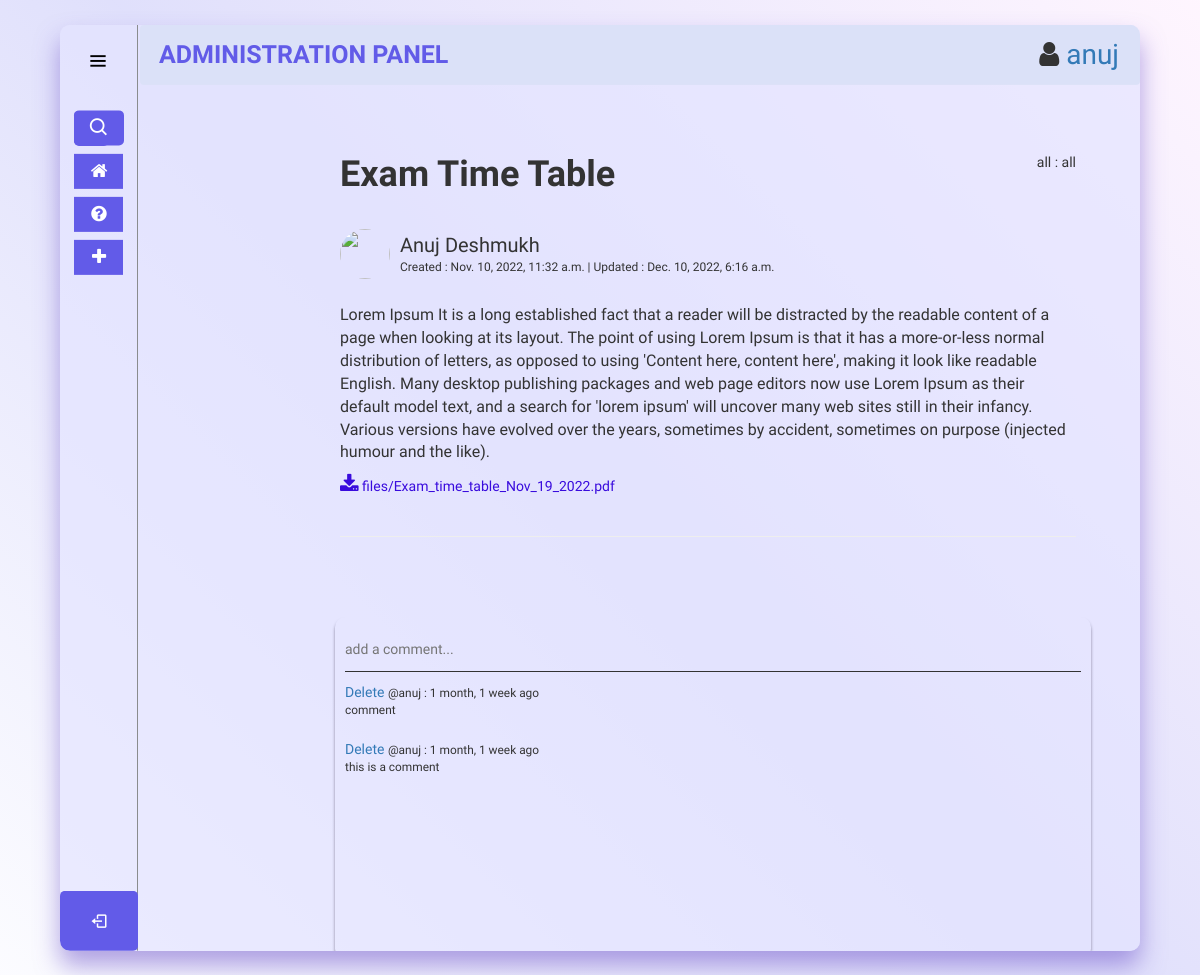
The app's page /post/17/ (signed in) with its own data.
### home/models.py (models this page shows, shortened)
class Post(models.Model):
    author = models.ForeignKey(User, on_delete=models.CASCADE, null=True)
    title = models.CharField(max_length=200)
    description = models.TextField(null=True, blank=True)
    created = models.DateTimeField(auto_now_add=True)
    branch = models.CharField(max_length=6, choices=BRANCH, default='all')
    year = models.CharField(max_length=6, choices=YEAR, default='all')
    updated = models.DateTimeField(auto_now=True)
    file = models.FileField(null=True, blank=True, upload_to='files/')
    class Meta:
        ordering = ['-updated', '-created']

class Comments(models.Model):
    author = models.ForeignKey(User, on_delete=models.CASCADE, null=True)
    post = models.ForeignKey(Post, on_delete=models.CASCADE)
    body = models.TextField()
    created = models.DateTimeField(auto_now_add=True)
    updated = models.DateTimeField(auto_now=True)
    class Meta:
        ordering = ['-updated', '-created']

### home/views.py (the view, shortened to what this page needs)
# urls.py: path('post/<str:pid>/', views.post, name='post'),
@login_required(login_url='login')
def post(request, pid):
    post = Post.objects.get(id=pid)
    comments = post.comments_set.all()
    context = {'post' : post, 'comments' : comments}
    return render(request, 'home/post.html', context)

### home/templates/home/post.html (shortened to what this page needs)
{% extends 'index.html' %}
{% load static %}
{% block content %}
<head>
    <link rel="stylesheet" href="{% static 'styles/post.css' %}">
</head>
<div class="outer_post">
    <div class="in_post">
        <div class="in_post-title">
            <h2 style="font-size:36px; display: inline;  font-weight: bold;">{{ post.title }}</h2>
            <h2 style="display: inline-flex; font-size: 14px;">{{ post.year }} : {{ post.branch }}</h2>
        </div>
        <div class="logo">
            <img src="https://cdn.icon-icons.com/icons2/1378/PNG/512/avatardefault_92824.png" alt="">
            <div class="inside">
                <h2 style="font-size: 20px;">{{ post.author.first_name }} {{ post.author.last_name }}</h2>
                <div class="time">
                    <h1 style="font-size: 12px;">Created : {{ post.created }} | Updated : {{ post.updated }}</h1>
                </div>
            </div>
        </div>
        <div class="in_post-desc">
            {{ post.description|linebreaks }}
        </div>
        {% if post.file %}
        <a href="{{ post.file.url }}" style="color: rgb(57, 11, 221); font-size: 14px;"><i class="fa fa-download"
                style="font-size: 20px;"></i> {{ post.file.name }}</a> <br><br>
        {% endif %}
        <hr style="color: black">
    </div>
    <div class="comment_box">
        <form method="POST">
            <div class="comment">
                <input type="text" name="body" placeholder="add a comment..." cols="30" rows="5">
            </div>
        </form>
        {% for comment in comments %}
        <div>
            {% if comment.author == request.user %}
            <a href="{% url 'delete-comment' comment.id %}"> Delete </a>
            {% endif %}
            <small>
                @{{ comment.author }} : {{ comment.created|timesince }} ago <br>
                {{ comment.body }}
            </small>
        </div>
        <br>
        {% endfor %}
    </div>
</div>
{% endblock content %}

### templates/navbar.html (shortened to what this page needs)
{% load static %}
<link href="https://cdnjs.cloudflare.com/ajax/libs/font-awesome/4.7.0/css/font-awesome.css" rel="stylesheet">
<link rel="stylesheet" href="{% static 'styles/navbar.css' %}">
{% if request.user.is_authenticated %}
<section class="home-section">
    <div class="navbar navbar1">
        {% if request.user.is_staff == False %}
        <div class="text" style=" font-weight: bold;">STUDENT PORTAL: NOTICE BOARD</div>
        {% elif request.user.email == 'anuj.deshmukh17@gmail.com' %}
        <div class="text" style=" font-weight: bold;">ADMINISTRATION PANEL</div>
        {% else %}
        <div class="text" style=" font-weight: bold;">FACULTY PANEL</div>
        {% endif %}
        <div class="profile_details1">
            <div class="profile_content1">
                <div class="sub1"><i class="fa fa-user fa-2x" aria-hidden="true"><a href="#"> {{ request.user }}</a></i>
                </div>
            </div>
        </div>
    </div>
</section>
{% endif %}

### static/styles/index.css (style rules this page uses)
* { padding: 0%; margin: 0%; box-sizing: border-box; font-family: "Varela Round", sans-serif; }
body { min-height: 100vh; margin: 0; padding: 0; height: 100vh; background: linear-gradient(45deg, #f2f3ff41, #8383f240, #fdd1fc36); opacity: 1; background-size: cover; background-position: center; background-attachment: fixed; background-repeat: no-repeat; }
.logo { width: 100%; display: inline-flex; text-align: left; justify-content: space-between; }
.inside { display: inline-block; margin-left: 60px; margin-top: -10px; padding-top: -100px; }
.inside h2 { margin-top: 20px; padding-top: 0px; }
.inside .time { margin-top: -25px; width: 100%; display: inline-flex; text-align: center; justify-content: space-between; }
.outer_post { width: 100%; position: relative; position: relative; width: 100%; height: 100vh; overflow: scroll; padding-top: 70px; padding-bottom: 50px; bottom: 10px; }

### static/styles/sidebar.css (style rules this page uses)
.home-section { position: relative; min-height: 100vh; top: 0; left: 78px; width: calc(100% - 78px); transition: all .5s ease; z-index: 2; }
.home-section .text { display: inline-block; color: var(--color-default); font-size: 25px; font-weight: 500; margin: 18px; }

### static/styles/post.css (style rules this page uses)
.in_post { position: relative; width: 70%; padding: 10px 10px 10px 10px; margin-top: 20px; margin-left: 270px; background: rgba(255, 255, 255, 0); box-sizing: border-box; border-bottom: 1px; align-items: center; }
.in_post-title { margin-top: 20px; margin-left: 0px; margin-bottom: 20px; width: 100%; display: inline-flex; text-align: center; justify-content: space-between; }
.in_post img { position: absolute; width: 50px; margin-left: 0px; border-radius: 50%; margin-top: 5px; }
.logo { width: 100%; display: inline-flex; text-align: left; justify-content: space-between; }
.inside { display: inline-block; margin-left: 60px; margin-top: -10px; margin-bottom: 20px; padding-top: -100px; }
.inside h2 { margin-top: 20px; padding-top: 0px; }
.inside .time { margin-top: -25px; width: 100%; display: inline-flex; text-align: center; justify-content: space-between; }
.outer_post { width: 100%; position: relative; position: relative; width: 100%; height: 100vh; overflow: scroll; padding-top: 70px; padding-bottom: 50px; bottom: 10px; }
.comment_box { width: 70%; height: 40%; margin-top: 50px; margin-left: 275px; box-sizing: border-box; box-shadow: 0 3px 3px rgba(33, 27, 55, 0.5); border-radius: 10px; padding: 10px 10px 10px 10px; }
.comment input[type="text"] { width: 100%; height: 45px; background-color: rgba(243, 240, 255, 0); outline: none; border: none; border-bottom: 1px solid; margin-bottom: 10px; overflow: auto; resize: none; }

### static/styles/navbar.css (style rules this page uses)
.navbar { width: 100%; position: fixed; background-color: rgba(219, 225, 248, 1); height: 60px; top: 0%; display: flex; left: 80px; align-items: center; text-align: center; left: 0; border-bottom-style: solid; }
.navbar1 { position: fixed; }
.home-section { display: flex; justify-content: space-between; }
.profile_content1 .sub1 { position: relative; align-items: right; }
.profile_details1 { background-color: rgba(0, 0, 0, 0); position: absolute; right: 0%; margin-right: 2%; }

### home/templates/home/post.html (style rules this page uses)
.in_post-desc { font-size: 16px; }

### templates/navbar.html (style rules this page uses)
.navbar { position: fixed; left: 80px; background: rgba(219, 225, 248, 1); float: left; width: calc(100% - 80px); }

### records on screen
Post: title "Exam Time Table", year "all", branch "all", author.first_name "Anuj", author.last_name "Deshmukh", created "Nov. 10, 2022, 11:32 a.m.", updated "Dec. 10, 2022, 6:16 a.m.", description "Lorem Ipsum It is a long established fact that a reader will be distracted by the readable content of a page when looking at its layout. The point of using Lorem Ipsum is that it has a more-or-less normal distribution of letters, as opposed to using 'Content here, content here', making it look like readable English. Many desktop publishing packages and web page editors now use Lorem Ipsum as their default model text, and a search for 'lorem ipsum' will uncover many web sites still in their infancy. Various versions have evolved over the years, sometimes by accident, sometimes on purpose (injected humour and the like).", file.name "files/Exam_time_table_Nov_19_2022.pdf"
Comments: shows "Delete", author "anuj", created "1 month, 1 week", body "comment"
Comments: shows "Delete", author "anuj", created "1 month, 1 week", body "this is a comment"

### other values on screen
{{ request.user }} "anuj"
